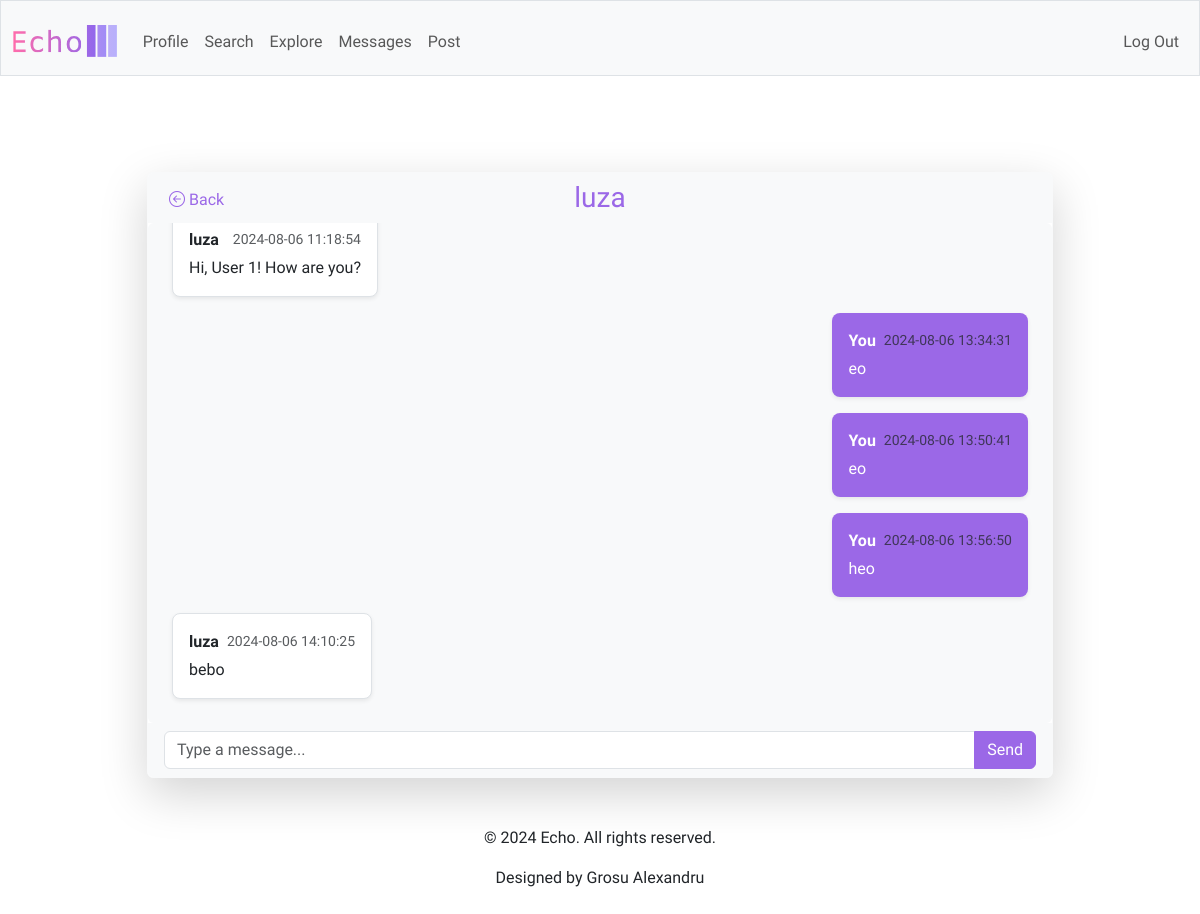
The page /messages/1 (signed in) on the database as committed earlier.
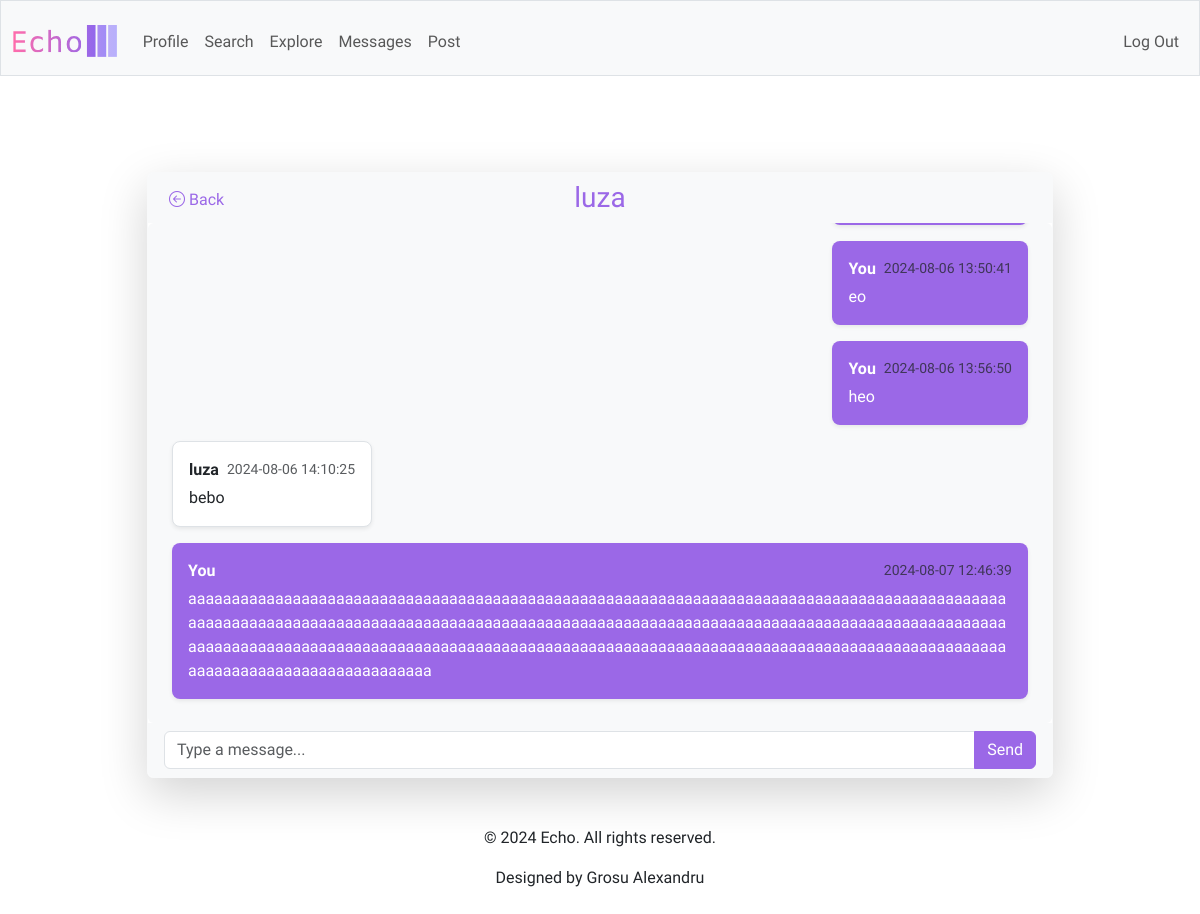
The same page on the database as committed later.
### tables this page shows
CREATE TABLE users (
    id INTEGER PRIMARY KEY AUTOINCREMENT,
    username TEXT UNIQUE NOT NULL,
    password_hash TEXT NOT NULL,
    bio TEXT,
    created_at TIMESTAMP DEFAULT CURRENT_TIMESTAMP
);

CREATE TABLE messages (
    id INTEGER PRIMARY KEY AUTOINCREMENT,
    conversation_id INTEGER NOT NULL,
    sender_id INTEGER NOT NULL,
    content TEXT NOT NULL,
    created_at TIMESTAMP DEFAULT CURRENT_TIMESTAMP,
    FOREIGN KEY (conversation_id) REFERENCES conversations(id),
    FOREIGN KEY (sender_id) REFERENCES users(id)
);

### app.py (the view)
@app.route('/messages/<int:conversation_id>')
@login_required
def conversation(conversation_id):
    user_id = session['user_id']
    messages = db.execute('''
        SELECT m.content, m.created_at, u.username
        FROM messages m
        JOIN users u ON m.sender_id = u.id
        WHERE m.conversation_id = ?
        ORDER BY m.created_at
    ''', conversation_id)
    other_user = db.execute('''
        SELECT u.username
        FROM conversation_participants cp
        JOIN users u ON cp.user_id = u.id
        WHERE cp.conversation_id = ? AND cp.user_id != ?
    ''', conversation_id, user_id)
    other_username = other_user[0]['username'] if other_user else "Unknown"
    return render_template('conversation.html', messages=messages,
                           conversation_id=conversation_id, other_username=other_username)

### app.py (called while the page is built)
@app.after_request
def after_request(response):
    response.headers["Cache-Control"] = "no-cache, no-store, must-revalidate"
    response.headers["Expires"] = 0
    response.headers["Pragma"] = "no-cache"
    return response

### helpers.py (called while the page is built)
def login_required(f):
    @wraps(f)
    def decorated_function(*args, **kwargs):
        if session.get("user_id") is None:
            return redirect("/login")
        return f(*args, **kwargs)
    return decorated_function

### templates/conversation.html (shortened to what this page needs)
{% extends "layout.html" %}
{% block main %}
    <div class="container mt-5">
        <div class="row justify-content-center">
            <div class="col-md-10">
                <div class="card shadow-lg border-light">
                    <div class="card-header d-flex align-items-center bg-light border-bottom-0 position-relative">
                        <a href="{{ url_for('messages') }}" class="btn btn-link text-decoration-none purple position-absolute top-0 start-0 mt-2 ms-2">
                            <i class="bi bi-arrow-left-circle"></i> Back
                        </a>
                        <div class="d-flex justify-content-center w-100">
                            <h3 class="mb-0 purple">
                                <a href="{{ url_for('profile', username=other_username) }}" class="text-decoration-none purple">
                                    {{ other_username }}
                                </a>
                            </h3>
                        </div>
                    </div>
                    <div class="card-body p-4 bg-light rounded" id="messageContainer" style="max-height: 500px; overflow-y: auto;">
                        {% if messages %}
                            <div class="d-flex flex-column gap-3">
                                {% for message in messages %}
                                    {% if message['username'] == session['username'] %}
                                        <div class="d-flex justify-content-end">
                                            <div class="bg-purple text-white p-3 rounded-3 shadow-sm text-break text-start">
                                                <div class="d-flex justify-content-between align-items-center">
                                                    <strong>You</strong>
                                                    <small class="text-muted ms-2">{{ message['created_at'] }}</small>
                                                </div>
                                                <p class="mb-0 mt-1">{{ message['content'] }}</p>
                                            </div>
                                        </div>
                                    {% else %}
                                        <div class="d-flex justify-content-start">
                                            <div class="bg-white border p-3 rounded-3 shadow-sm text-break text-start">
                                                <div class="d-flex justify-content-between align-items-center">
                                                    <strong>{{ message['username'] }}</strong>
                                                    <small class="text-muted ms-2">{{ message['created_at'] }}</small>
                                                </div>
                                                <p class="mb-0 mt-1">{{ message['content'] }}</p>
                                            </div>
                                        </div>
                                    {% endif %}
                                {% endfor %}
                            </div>
                        {% else %}
                            <div class="d-flex justify-content-center align-items-center" style="height: 100px;">
                                <p class="text-center text-muted">No messages yet. Start the conversation by saying something like "Hello!"</p>
                            </div>
                        {% endif %}
                    </div>
                    <div class="card-footer bg-light border-top-0">
                        <form action="{{ url_for('send_message', conversation_id=conversation_id) }}" method="post">
                            <div class="input-group">
                                <input type="text" name="content" autocomplete="off" class="form-control" placeholder="Type a message..." aria-label="Type a message..." aria-describedby="button-addon2" required>
                                <button class="btn btn-primary" type="submit" id="button-addon2">Send</button>
                            </div>
                        </form>
                    </div>
                </div>
            </div>
        </div>
    </div>
{% endblock %}

### templates/layout.html (shortened to what this page needs)
<!DOCTYPE html>
<html lang="en">
    <head>
        <link href="https://cdn.jsdelivr.net/npm/bootstrap@5.3.3/dist/css/bootstrap.min.css" rel="stylesheet">
        <link rel="stylesheet" href="https://cdn.jsdelivr.net/npm/bootstrap-icons@1.10.5/font/bootstrap-icons.css">
        <link href="/static/styles.css" rel="stylesheet">
    </head>
    <body>
        <nav class="bg-light border navbar navbar-expand-md navbar-light">
            <div class="container-fluid">
                <a class="navbar-brand" href="/"><img alt="Echo" class="logo-image" src="/static/echo-icons/svg/logo-no-background.svg"></a>
                <div class="collapse navbar-collapse" id="navbar">
                    {% if session["user_id"] %}
                        <ul class="navbar-nav me-auto mt-2">
                            <li class="nav-item"><a class="nav-link" href="/profile">Profile</a></li>
                            <li class="nav-item"><a class="nav-link" href="/search">Search</a></li>
                            <li class="nav-item"><a class="nav-link" href="/explore">Explore</a></li>
                            <li class="nav-item"><a class="nav-link" href="/messages">Messages</a></li>
                            <li class="nav-item"><a class="nav-link" href="/create-post">Post</a></li>
                        </ul>
                        <ul class="navbar-nav ms-auto mt-2">
                            <li class="nav-item"><a class="nav-link" href="/logout">Log Out</a></li>
                        </ul>
                    {% else %}
                        <ul class="navbar-nav ms-auto mt-2">
                            <li class="nav-item"><a class="nav-link" href="/register">Register</a></li>
                            <li class="nav-item"><a class="nav-link" href="/login">Log In</a></li>
                        </ul>
                    {% endif %}
                </div>
            </div>
        </nav>
        <main class="container py-5 text-center">
            {% block main %}{% endblock %}
        </main>
        <footer class="text-center">
            <div class="container">
                <p>&copy; 2024 Echo. All rights reserved.</p>
                <p>Designed by Grosu Alexandru</p>
            </div>
        </footer>
    </body>
</html>

### static/styles.css (style rules this page uses)
body { font-family: "Amiko", sans-serif; }
nav .navbar-brand { font-size: xx-large; font-weight: 600; }
.purple { color: #9b68e7; }
.bg-purple { background-color: #9b68e7; }
.btn-primary, .btn-primary:active:focus { background-color: #9b68e7; border-color: #9b68e7; color: #fff; }
nav .navbar-brand .logo-image { height: 32px; width: auto; }

Rows that differ between the two databases and show on the page:
no longer on this page (row unchanged): messages: username "luza", created_at "2024-08-06 11:18:54", content "Hi, User 1! How are you?"
no longer on this page (row unchanged): messages: created_at "2024-08-06 13:34:31", content "eo"
added messages: created_at "2024-08-07 12:46:39", content "aaaaaaaaaaaaaaaaaaaaaaaaaaaaaaaaaaaaaaaaaaaaaaaaaaaaaaaaaaaaaaaaaaaaaaaaaaaaaaaaaaaaaaaaaaaaaaaaaaaaaaaaaaaaaaaaaaaaaaaaaaaaaaaaaaaaaaaaaaaaaaaaaaaaaaaaaaaaaaaaaaaaaaaaaaaaaaaaaaaaaaaaaaaaaaaaaaaaaaaaaaaaaaaaaaaaaaaaaaaaaaaaaaaaaaaaaaaaaaaaaaaaaaaaaaaaaaaaaaaaaaaaaaaaaaaaaaaaaaaaaaaaaaaaaaaaaaaaaaaaaaaaaaaaaa"
